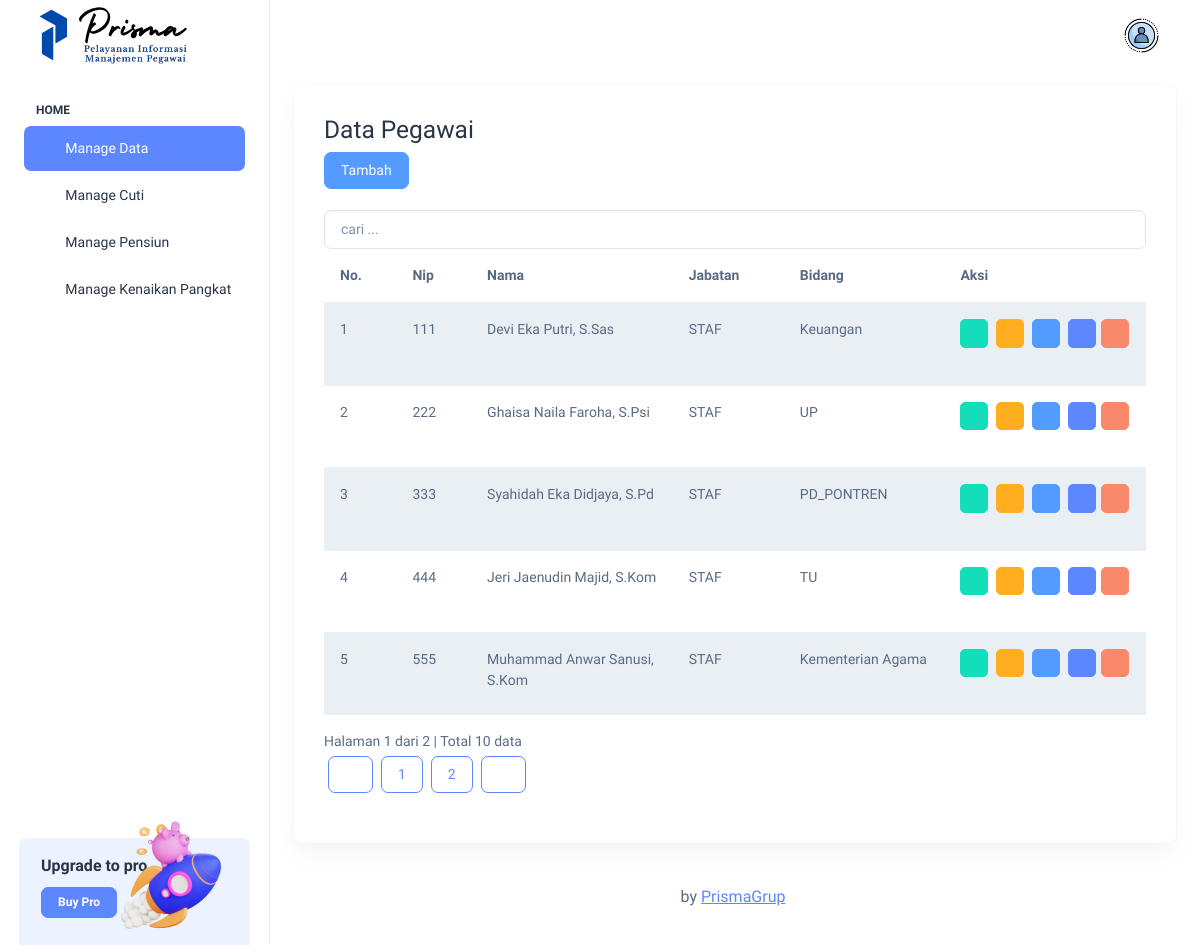
Screenshot of /index.php?page=pegawai-tampil (signed in) with the database file from the repository.
### tables this page shows
CREATE TABLE `user` (
  `nip` int(8) NOT NULL,
  `id` int(8) NOT NULL,
  `username` varchar(255) NOT NULL,
  `nama` varchar(50) NOT NULL,
  `level` varchar(255) NOT NULL,
  `password` varchar(255) NOT NULL,
  `jabatan` varchar(30) NOT NULL,
  `bidang` varchar(50) NOT NULL,
  `telp` varchar(15) NOT NULL,
  `email` varchar(50) NOT NULL,
  `foto` varchar(255) NOT NULL
);

### pegawai/tampil.php (the view, shortened to what this page needs)
<div class="panel-heading">
        <h3 class="panel-title">Data Pegawai</h3>
        <?php
      if ($_SESSION['level'] == "Admin") {
        echo "<a class='btn btn-info' href='?page=pegawai-tambah'>
      <i class='glyphicon glyphicon-plus'></i> Tambah </a>";
      } else if ($_SESSION['level'] == "Pegawai") {
        echo "Gak boleh masukin data";
      }
      ?>
      </div>
<?php
if (isset($_POST['cari'])) {
  $cari = $_POST['cari'];
} else {
  $cari = "";
}
?>
<div class="row">
  <div class="col-md-12">
    <div class="page-header">
<br>
<form class="form-inline" method="POST" action="?page=pegawai-tampil">
<input type="text" name="cari" class="form-control" placeholder="cari ..." required="required" value="<?php echo $cari; ?>">
    </form>
            <div class="panel-body">
                <div class="table-responsive">
                    <table class="table table-striped table-hover">
                        <thead>
                            <tr>
                                <th>No.</th>
                                <th>Nip</th>
                                <th>Nama</th>
                                <th>Jabatan</th>
                                <th>Bidang</th>
                                <th class='center'>Aksi</th>
                            </tr>
                        </thead>
                        <tbody>
                            <?php
                            $batas = 5;
                            if (isset($cari)) {
                                $jumlah_record = mysqli_query($db, "SELECT * FROM user WHERE nip LIKE '%$cari%' OR nama LIKE '%$cari%'") or die('Ada kesalahan pada query jumlah_record: ' . mysqli_error($db));
                            } else {
                                $jumlah_record = mysqli_query($db, "SELECT * FROM user") or die('Ada kesalahan pada query jumlah_record: ' . mysqli_error($db));
                            }
                            $jumlah  = mysqli_num_rows($jumlah_record);
                            $halaman = ceil($jumlah / $batas);
                            $page    = (isset($_GET['hal'])) ? (int)$_GET['hal'] : 1;
                            $mulai   = ($page - 1) * $batas;
                            $no = 1;
                            if (isset($cari)) {
                                $query = mysqli_query($db, "SELECT * FROM user WHERE nip LIKE '%$cari%' OR nama LIKE '%$cari%' ORDER BY nip LIMIT $mulai, $batas")
                                    or die('Ada kesalahan pada query user: ' . mysqli_error($db));
                            } else {
                                $query = mysqli_query($db, "SELECT * FROM user ORDER BY nip LIMIT $mulai, $batas") or die('Ada kesalahan pada query user: ' . mysqli_error($db));
                            }
                            while ($data = mysqli_fetch_assoc($query)) {
                                echo "  <tr>
                      <td width='20'>$no</td>
                      <td width='20'>$data[nip]</td>
                      <td width='150'>$data[nama]</td>
                      <td width='50'>$data[jabatan]</td>
                      <td width='50'>$data[bidang]</td>
                      <td width='150' class='center'>
                        <div class=''>
                        <a data-toggle='tooltip' data-placement='top' title='Detail' style='margin-right:5px' class='btn btn-success btn-sm' href='?page=pegawai-detail&id=$data[nip]'> <i class='ti ti-eye'></i> </a>
                        <a data-toggle='tooltip' data-placement='top' title='Print' style='margin-right:5px' class='btn btn-warning btn-sm' href='?page=pegawai-print-detail&id=$data[nip]' target='_blank'> <i class='ti ti-printer'></i> </a>
                        <a data-toggle='tooltip' data-placement='top' title='Kirim' style='margin-right:5px' class='btn btn-info btn-sm' href='?page=pegawai-kirim&id=$data[nip]'><i class='ti ti-share'></i></a>
                                                ";
                                                ?>
                                                <?php
                                                if ($_SESSION['level'] == "Admin") {
                                                    echo "<a data-toggle='tooltip' data-placement='top' title='Edit' style='margin-right:5px' class='btn btn-primary btn-sm' href='?page=pegawai-edit&id=$data[nip]'> <i class='ti ti-edit'></i></a>";
                                                    echo "<a data-toggle='tooltip' data-placement='top' title='Hapus' class='btn btn-danger btn-sm' href='?page=pegawai-hapus&id=$data[nip]' onclick='return confirm('Anda yakin ingin menghapus $data[nama]');'> <i class='ti ti-trash'></i></a>&nbsp";
                                                } else if ($_SESSION['level'] == "Pegawai") {
                                                }
                                                ?>
                            <?php
                                echo "
                        </div>
                      </td>
                    </tr>";
                                $no++;
                            }
                            ?>
                        </tbody>
                    </table>
                    <?php
                    if (empty($_GET['hal'])) {
                        $halaman_aktif = '1';
                    } else {
                        $halaman_aktif = $_GET['hal'];
                    }
                    ?>
                    <a>
                        Halaman <?php echo $halaman_aktif; ?> dari <?php echo $halaman; ?> |
                        Total <?php echo $jumlah; ?> data
                    </a>
                    <nav>
                        <ul class="pagination pull-right">
                            <?php
                            if ($halaman_aktif <= '1') { ?>
                                <li class="disabled">
                                    <a href="" aria-label="Previous">
                                    <button type="button" class="btn btn-outline-primary m-1"><i class="ti ti-caret-left"></i></button>
                                    </a>
                                </li>
                            <?php
                            }
                            ?>
                            <?php
                            for ($x = 1; $x <= $halaman; $x++) { ?>
                                 <button type="button" class="btn btn-outline-primary m-1"><a href="?page=pegawai-tampil&hal=<?php echo $x ?>"><?php echo $x ?></a></button>
                            <?php
                            }
                            ?>
                            <?php
                            if ($halaman_aktif >= $halaman) { ?>
                                <li class="disabled">
                                    <a href="" aria-label="Next">
                                    <button type="button" class="btn btn-outline-primary m-1"><i class="ti ti-caret-right"></i></button>
                                    </a>
                                </li>
                            <?php
                            } else { ?>
                                <li>
                                    <a href="?page=pegawai-tampil&hal=<?php echo $page + 1 ?>" aria-label="Next">
                                    <button type="button" class="btn btn-outline-primary m-1"><i class="ti ti-caret-right"></i></button>
                                    </a>
                                </li>
                            <?php
                            }
                            ?>
                        </ul>
                    </nav>
                </div>
            </div>
        </div>
    </div>
</div>

### rows the page displays
user: nip "111", nama "Devi Eka Putri, S.Sas", jabatan "STAF", bidang "Keuangan"
user: nip "222", nama "Ghaisa Naila Faroha, S.Psi", jabatan "STAF", bidang "UP"
user: nip "333", nama "Syahidah Eka Didjaya, S.Pd", jabatan "STAF", bidang "PD_PONTREN"
user: nip "444", nama "Jeri Jaenudin Majid, S.Kom", jabatan "STAF", bidang "TU"
user: nip "555", nama "Muhammad Anwar Sanusi, S.Kom", jabatan "STAF", bidang "Kementerian Agama"

### other values shown
$halaman_aktif "1"
$halaman "2"
$jumlah "10"
